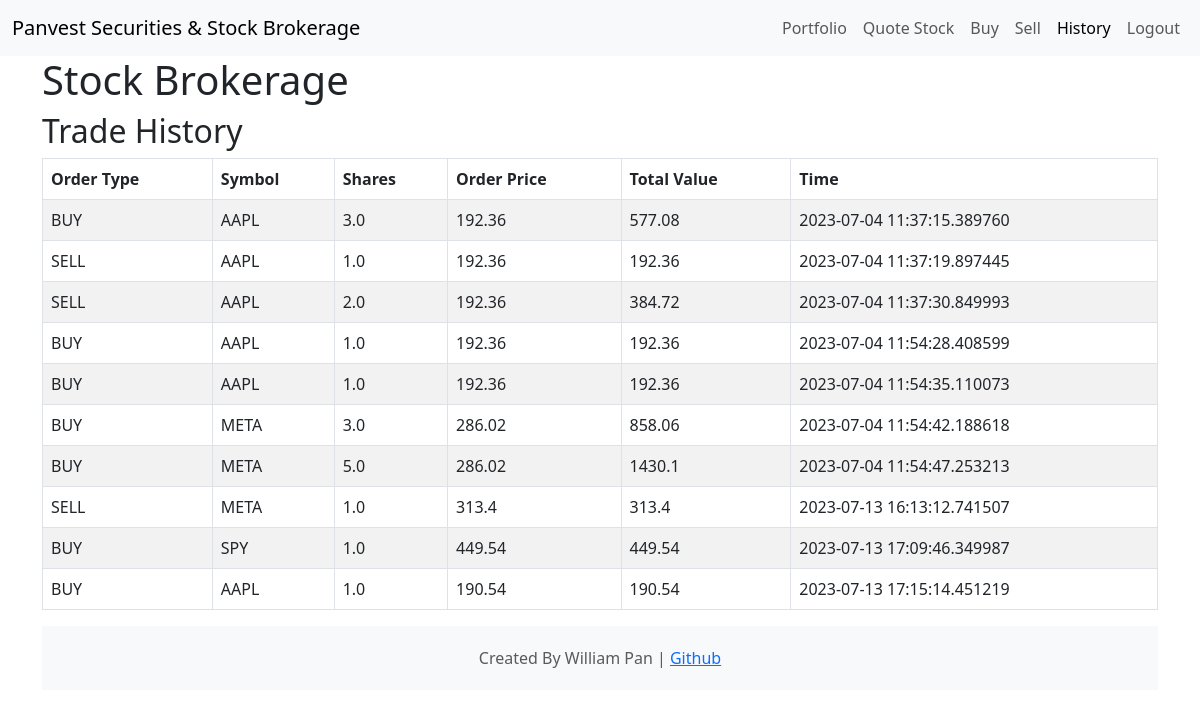
Before: /trade_history (signed in) with the older database file.
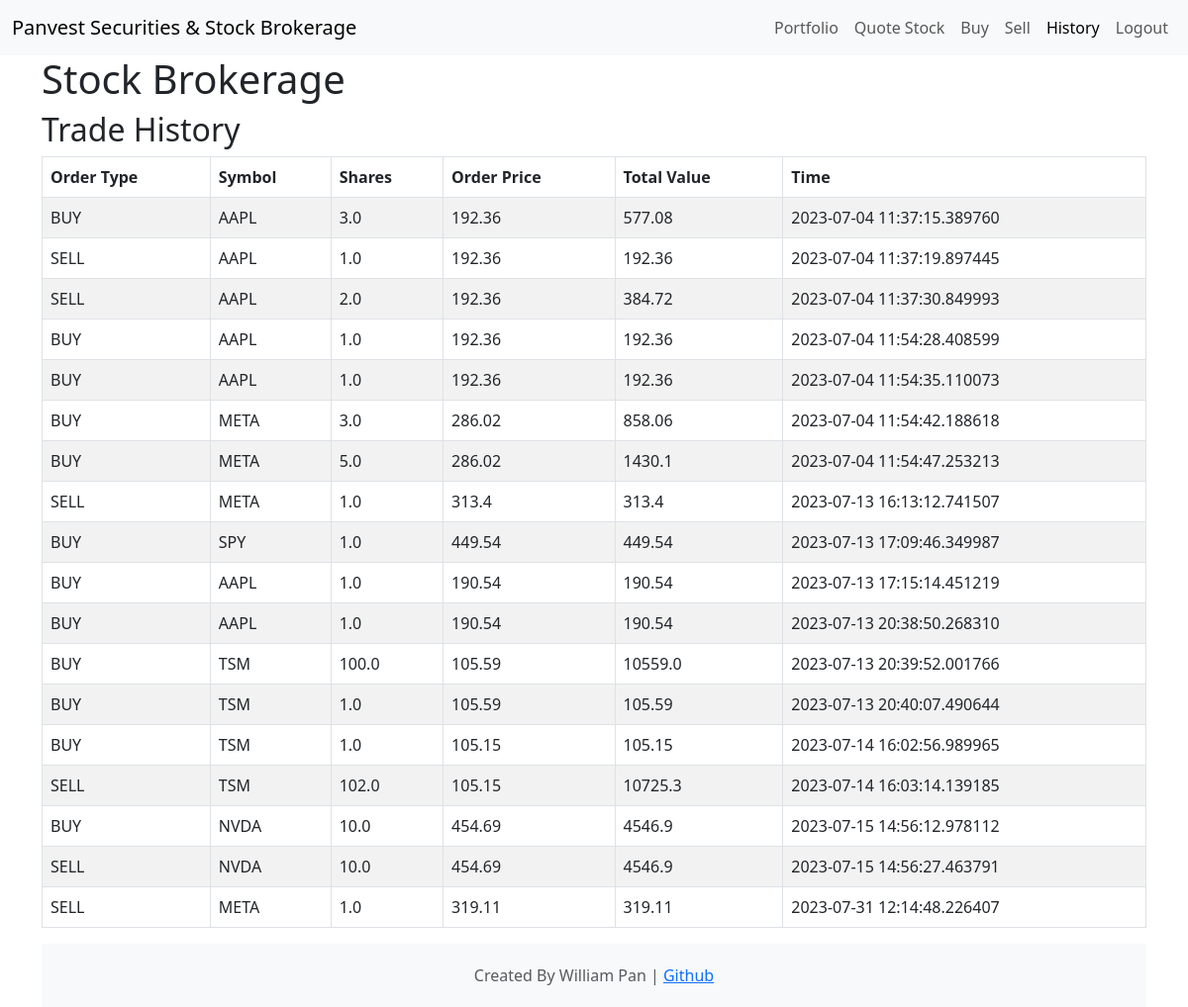
After: the same page with the newer database file.
### app.py (models this page shows)
class Trade_History(db.Model):
    transaction_id = db.Column(db.Integer, primary_key=True)
    user_id = db.Column(db.Integer, db.ForeignKey('user.id'), nullable=False)
    order_type = db.Column(db.String(10), nullable=False)
    symbol = db.Column(db.String(10), nullable=False)
    shares = db.Column(db.Float, nullable=False)
    order_price = db.Column(db.Float, nullable=False)
    total_value = db.Column(db.Float, nullable=False)
    time = db.Column(db.DateTime, nullable=False)

### app.py (the view)
@app.route("/trade_history")
@require_login
def trade_history():
    trade_history = db.session.execute(db.select(Trade_History).filter_by(user_id=session["user_id"])).scalars()
    return render_template("trade_history.html", trade_history=trade_history, active_page='trade_history')

### app.py (called while the page is built)
@app.after_request
def after_request(response):
    response.headers["Cache-Control"] = "no-cache, no-store, must-revalidate"
    response.headers["Expires"] = 0
    response.headers["Pragma"] = "no-cache"
    return response

### login.py (called while the page is built)
def require_login(function):
    @wraps(function)
    def decorated_function(*args, **kwargs):
        if session.get("user_id") is None:
            return redirect("/login")
        return function(*args, **kwargs)
    return decorated_function

### templates/trade_history.html (shortened to what this page needs)
{% extends "base.html" %}
{% block header %}
    Trade History
{% endblock %}
{% block body %}
<table class="table table-striped table-hover table-bordered">
    <thead>
        <tr>
            <th>Order Type</th>
            <th>Symbol</th>
            <th>Shares</th>
            <th>Order Price</th>
            <th>Total Value</th>
            <th>Time</th>
        </tr>
    </thead>
    <tbody>
        {% for row in trade_history %}
        <tr>
            <td>{{row.order_type}}</td>
            <td>{{row.symbol}}</td>
            <td>{{row.shares}}</td>
            <td>{{row.order_price}}</td>
            <td>{{row.total_value}}</td>
            <td>{{row.time}}</td>
        </tr>
        {% endfor %}
    </tbody>
</table>
{% endblock %}

### templates/base.html (shortened to what this page needs)
<!DOCTYPE html>
<html lang="en">
<head>
    <link href="/static/styles.css" rel="stylesheet">
    <link href="https://cdn.jsdelivr.net/npm/bootstrap@5.3.0/dist/css/bootstrap.min.css" rel="stylesheet">
</head>
<body>
  <div class="wrapper">
    <nav class="navbar navbar-expand-lg bg-body-tertiary">
        <div class="container-fluid">
          <a class="navbar-brand" {% if session["user_id"] %} href="/" {% else %} href="/login" {% endif %}>Panvest Securities & Stock Brokerage</a>
          <div class="collapse navbar-collapse" id="navbarNavAltMarkup">
            <div class="navbar-nav ms-auto">
              {% if session["user_id"] %}
                <a class="nav-link {% if active_page == 'portfolio' %}active{% endif %}" {% if active_page == 'portfolio' %}aria-current="page"{% endif %} href="/">Portfolio</a>
                <a class="nav-link {% if active_page == 'quote' %}active{% endif %}" {% if active_page == 'quote' %}aria-current="page"{% endif %} href="/quote">Quote Stock</a>
                <a class="nav-link {% if active_page == 'buy' %}active{% endif %}" {% if active_page == 'buy' %}aria-current="page"{% endif %} href="/buy">Buy</a>
                <a class="nav-link {% if active_page == 'sell' %}active{% endif %}" {% if active_page == 'sell' %}aria-current="page"{% endif %} href="/sell">Sell</a>
                <a class="nav-link {% if active_page == 'trade_history' %}active{% endif %}" {% if active_page == 'trade_history' %}aria-current="page"{% endif %} href="/trade_history">History</a>
                <a class="nav-link" href="/logout">Logout</a>
              {% endif %}
            </div>
          </div>
        </div>
      </nav>
    <div class="container content">
        <header>
            <h1>Stock Brokerage</h1>
            <h2>{% block header %} {% endblock %}</h2>
        </header>
        <main>
            {% block body %}
            {% endblock %}
        </main>
        <footer class="footer">
          <div class="container">
              <span class="text-muted">Created By William Pan | <a href="https://github.com/williampan22">Github</a></span>
          </div>
      </footer>
    </div>
  </div>
</body>
</html>

### static/styles.css (style rules this page uses)
body { font-family: helvetica; }
html, body { height: 100%; margin: 0; }
.wrapper { display: flex; flex-direction: column; min-height: 100vh; }
.content { flex: 1; }
.footer { background-color: #f8f9fa; padding: 20px 0; margin-top: auto; text-align: center; }

Changed rows visible on the page:
added Trade_History: order_type "BUY", symbol "AAPL", shares "1.0", order_price "190.54", total_value "190.54", time "2023-07-13 20:38:50.268310"
added Trade_History: order_type "BUY", symbol "TSM", shares "100.0", order_price "105.59", total_value "10559.0", time "2023-07-13 20:39:52.001766"
added Trade_History: order_type "BUY", symbol "TSM", shares "1.0", order_price "105.59", total_value "105.59", time "2023-07-13 20:40:07.490644"
added Trade_History: order_type "BUY", symbol "TSM", shares "1.0", order_price "105.15", total_value "105.15", time "2023-07-14 16:02:56.989965"
added Trade_History: order_type "SELL", symbol "TSM", shares "102.0", order_price "105.15", total_value "10725.3", time "2023-07-14 16:03:14.139185"
added Trade_History: order_type "BUY", symbol "NVDA", shares "10.0", order_price "454.69", total_value "4546.9", time "2023-07-15 14:56:12.978112"
added Trade_History: order_type "SELL", symbol "NVDA", shares "10.0", order_price "454.69", total_value "4546.9", time "2023-07-15 14:56:27.463791"
added Trade_History: order_type "SELL", symbol "META", shares "1.0", order_price "319.11", total_value "319.11", time "2023-07-31 12:14:48.226407"
